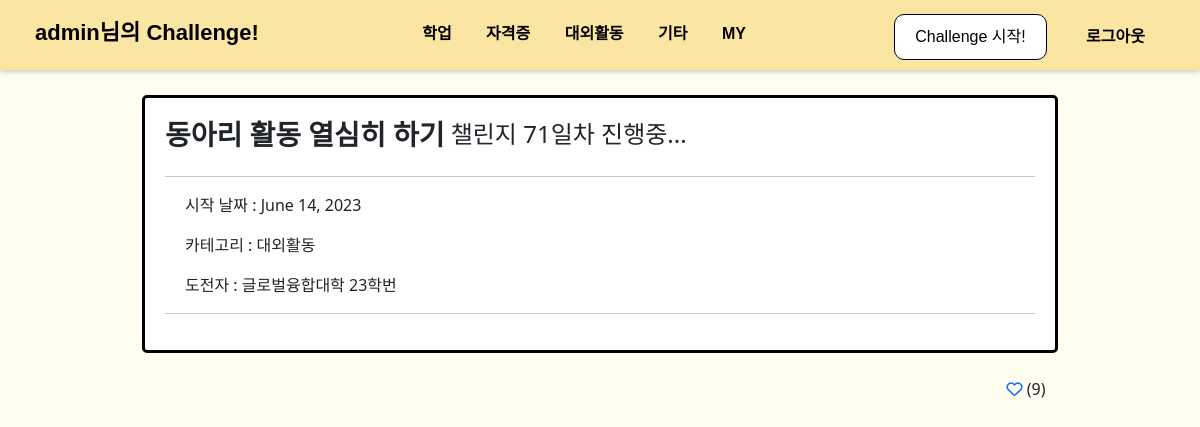
The app's page /board/53/ (signed in) with its own data.
### board/models.py (models this page shows, shortened)
class User(AbstractUser):
    number = models.ForeignKey(Number, on_delete=models.SET_NULL, null=True)
    college = models.ForeignKey(College, on_delete=models.SET_NULL, null=True)
    major = models.ForeignKey(Major, on_delete=models.SET_NULL, null=True, blank=True)

class Category(models.Model):
    name = models.CharField(max_length=20)
    slug = models.SlugField(max_length=50, unique=True, allow_unicode=True)
    def __str__(self):
        return self.name
    def get_absolute_url(self):
        return f'/board/{self.slug}'
    class Meta:
        verbose_name_plural = 'Categories'

class Challenge(models.Model):
    title = models.CharField(max_length=100)
    memo = models.TextField(null=True, blank=True)
    start_date = models.DateField()#auto_now_add=True
    end_date = models.DateField(blank=True, null=True)
    user = models.ForeignKey(User, on_delete=models.CASCADE)
    STATUS_CHOICES = (("0", "진행중"), ("1", "성공"), ("2", "실패"))
    status = models.CharField(max_length=5, choices=STATUS_CHOICES, default=0)
    category = models.ForeignKey(Category, on_delete=models.SET_NULL, null=True)
    like_users = models.ManyToManyField(User, blank=True, related_name='like_challenge')
    def get_day(self):
        if (self.status=="0"):
            day = date.today()-self.start_date
        else:
            day = self.end_date-self.start_date
        return day.days
    def get_user_name(self):
        if self.user.major:
            return f'{self.user.major} {self.user.number}'
        else:
            return f'{self.user.college} {self.user.number}'

class College(models.Model):
    name = models.CharField(max_length=30)
    slug = models.SlugField(max_length=50, unique=True, allow_unicode=True)
    def __str__(self):
        return self.name

class Number(models.Model):
    number = models.CharField(max_length=20)
    def __str__(self):
        return self.number

### board/views.py (the view)
# urls.py: path('<int:pk>/', views.ChallengeDetail.as_view()),
class ChallengeDetail(LoginRequiredMixin, DetailView):
    model = Challenge
    def dispatch(self, request, *args, **kwargs):
        if request.user.is_authenticated:
            return super(ChallengeDetail, self).dispatch(request, *args, **kwargs)
        else:
            return HttpResponseRedirect(request.META.get('HTTP_REFERER'))
    def get_context_data(self, **kwargs):
        context = super(ChallengeDetail, self).get_context_data()
        context['categories'] = Category.objects.all()
        context['colleges'] = College.objects.all()
        context['majors'] = Major.objects.all()
        return context

### board/templates/board/challenge_detail.html (shortened to what this page needs)
{% extends 'board/base.html' %}
{% block main_area %}
<div class="col text-left" style="margin-left:100px; margin-right:100px">
<br>
<div style="background-color: #ffffff; padding: 20px;border: 3px solid black;border-radius: 5px;">
    <div style="display: flex; align-items: center;">
    <h3 style="font-weight:bold;">{{challenge.title}}</h3>
    <h4>&nbsp;챌린지 {{challenge.get_day}}일차
        {% if challenge.status == "0" %}
            진행중...
        {% elif challenge.status == "1" %}
            성공!
        {% elif challenge.status == "2" %}
            실패
        {% endif %}
    </h4></div>
 <hr>
<div style="margin-left:20px; margin-right:20px">
        <p>시작 날짜 : {{challenge.start_date}}</p>
        <p>카테고리 : {{challenge.category}}</p>
        <p>도전자 : {{challenge.get_user_name}}</p>
    </div>
    <hr>
</div>
<br>
<div style="display: flex; justify-content: flex-end;">
    {% if request.user in challenge.like_users.all %}
    <a href="like/" type="button" style="color:red;margin-left:20px; margin-right:20px padding: 10px 20px;"><i class="fa-solid fa-heart fg-danger"></i></a>
    {% else %}
    <a href="like/" type="button" style="margin-left:20px; margin-right:20px padding: 10px 20px;"><i class="fa-regular fa-heart"></i></a>
    {% endif %} &nbsp;({{challenge.like_users.count}})
    &nbsp;&nbsp;
</div></div>
{% endblock %}

### board/templates/board/menubar.html (shortened to what this page needs)
<div class="fixed-top" id="top-menu" style="background-color:#FBE5A3;">
    <div id="menubar-left">
        {% if user.is_authenticated %}
        <a class="navbar-brand" href="{% url 'user:main' %}"><b>{{user.username}}님의 Challenge!</b></a>
        {% else %}
        <a class="navbar-brand" href="{% url 'user:main' %}"><b>Challenge!</b></a>
        {% endif %}
    </div>
    <div id="menubar-center">
        {% for c in categories %}
        <a href={{c.get_absolute_url}}>{{c}}</a>
        {% endfor %}
        <a href="#" onclick="checkMY()">MY</a>
    </div>
    <div id="menubar-right">
        <div class="button-container">
            <button class="start_button" type="button" onclick="checkStart()">Challenge 시작!</button>
        </div>
        {% if user.is_authenticated %}
        <a href="{% url 'user:logout' %}" class="top-login-button">로그아웃</a>
        {% else %}
        <a href="{% url 'user:login' %}" class="top-login-button">로그인</a>
        {% endif %}
    </div>
</div>
<div style="padding-top:71px"></div>

### board/static/board/css/topmenu.css (style rules this page uses)
#top-menu { font-family: Arial, sans-serif; margin: 0; padding: 0; background-color: #FBE5A3; color: black; font-weight: bold; display: flex; justify-content: space-between; padding: 10px 20px; box-shadow: 0px 2px 5px rgba(0, 0, 0, 0.2); }
#menubar-left { padding-top: 6px; font-size:22px; }
#menubar-center { padding-top: 12px; }
#top-menu a { text-decoration: none; margin: 0 15px; }
#top-menu a:link, a:visited { color: inherit; }
#menubar-right { padding-top: 4px; }
.button-container { display: inline-block; }
.start_button { background: white; color: black; border: 1px solid black; padding: 10px 20px; border-radius: 10px; cursor: pointer; }
.top-login-button { padding: 10px 20px; cursor: pointer; }

### board/templates/board/base.html (style rules this page uses)
body { background-color: #FFFDF0; }

### records on screen
User: username "admin"
Category: name "학업"
Category: name "자격증"
Category: name "대외활동"
Category: name "기타"
Challenge: title "동아리 활동 열심히 하기", get_day "71", start_date "June 14, 2023", category "대외활동", get_user_name "글로벌융합대학 23학번", like_users.count "9"
